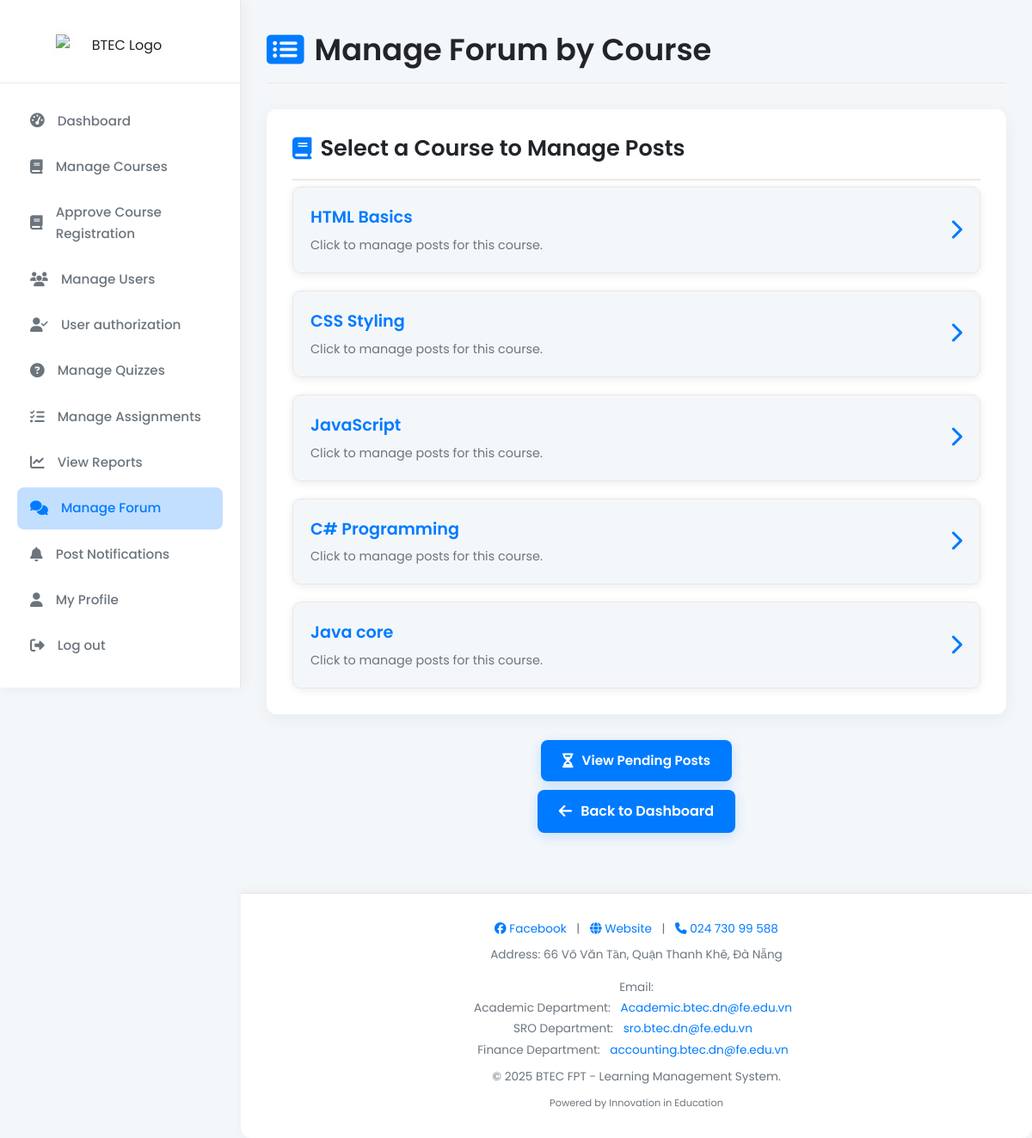
/module/admin/forum/admin_manage_forum.php (signed in), run on an earlier commit of the app's database.
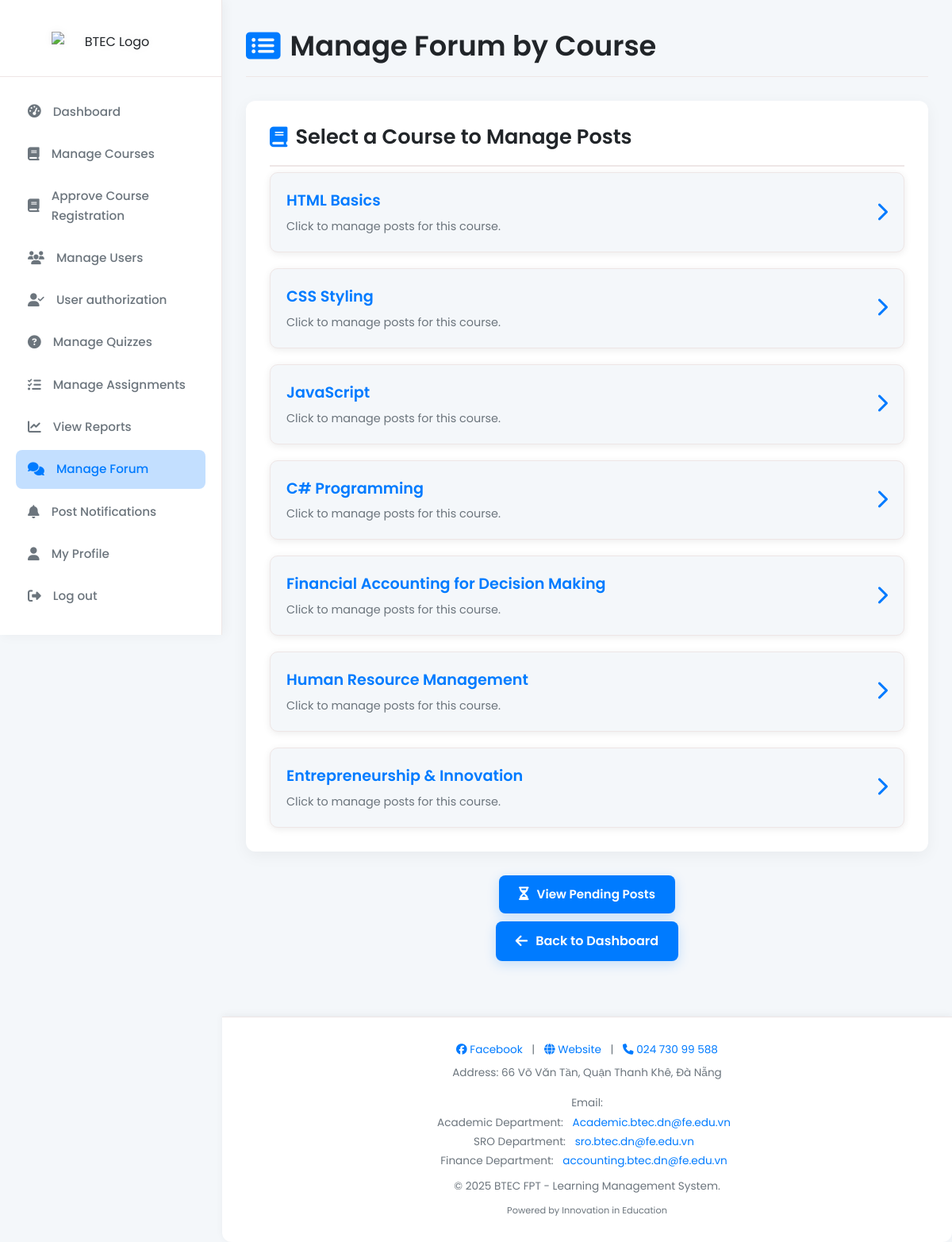
And on a later commit of the database.
### tables this page shows
CREATE TABLE `courses` (
  `id` int NOT NULL,
  `title` varchar(255) NOT NULL,
  `department` varchar(255) DEFAULT NULL,
  `description` text,
  `teacher_id` int DEFAULT NULL,
  `created_at` datetime DEFAULT CURRENT_TIMESTAMP
);

### module/admin/forum/admin_manage_forum.php (the view, shortened to what this page needs)
<?php
include "../../../includes/db_connect.php";
$courses = $conn->query("SELECT id, title FROM courses");
?>
<!DOCTYPE html>
<html lang="en">
<head>
    <link rel="stylesheet" href="https://cdnjs.cloudflare.com/ajax/libs/font-awesome/6.5.0/css/all.min.css">
    <link rel="stylesheet" href="../../../css/style.css">
    <link rel="stylesheet" href="../../../css/admin/admin_manage_forum.css">
</head>
<body>
<?php include "../../../includes/sidebar.php"; ?>
<div class="main-content">
    <div class="inner-content-wrapper">
        <div class="admin-dashboard-header">
            <h2><i class="fas fa-list-alt"></i> Manage Forum by Course</h2>
            </div>
        <div class="forum-posts-section">
            <h3><i class="fas fa-book"></i> Select a Course to Manage Posts</h3>
            <div class="posts-container">
                <?php if ($courses->num_rows > 0): ?>
                    <?php while ($course = $courses->fetch_assoc()): ?>
                        <a href="admin_manage_course_posts.php?course_id=<?= $course['id'] ?>" class="course-item-link">
                            <div class="course-item-content">
                                <h4><?= htmlspecialchars($course['title']) ?></h4>
                                <p>Click to manage posts for this course.</p>
                            </div>
                            <div class="course-item-icon">
                                <i class="fas fa-chevron-right"></i>
                            </div>
                        </a>
                    <?php endwhile; ?>
                <?php else: ?>
                    <p style="text-align: center; color: var(--text-medium);">No courses found to manage.</p>
                <?php endif; ?>
            </div>
        </div>
        <div class="navigation-links">
            <a href="admin_forum.php" class="view-all-posts-btn"><i class="fas fa-hourglass-half"></i> View Pending Posts</a>
            <a href="../dashboard/admin_dashboard.php"><i class="fas fa-arrow-left"></i> Back to Dashboard</a>
        </div>
    </div>
    <?php include "../../../includes/footer.php"; ?>
</div>
</body>
</html>

What changed in the data, as far as the page shows it:
removed courses: title "Java core"
added courses: title "Financial Accounting for Decision Making"
added courses: title "Human Resource Management"
added courses: title "Entrepreneurship & Innovation"
